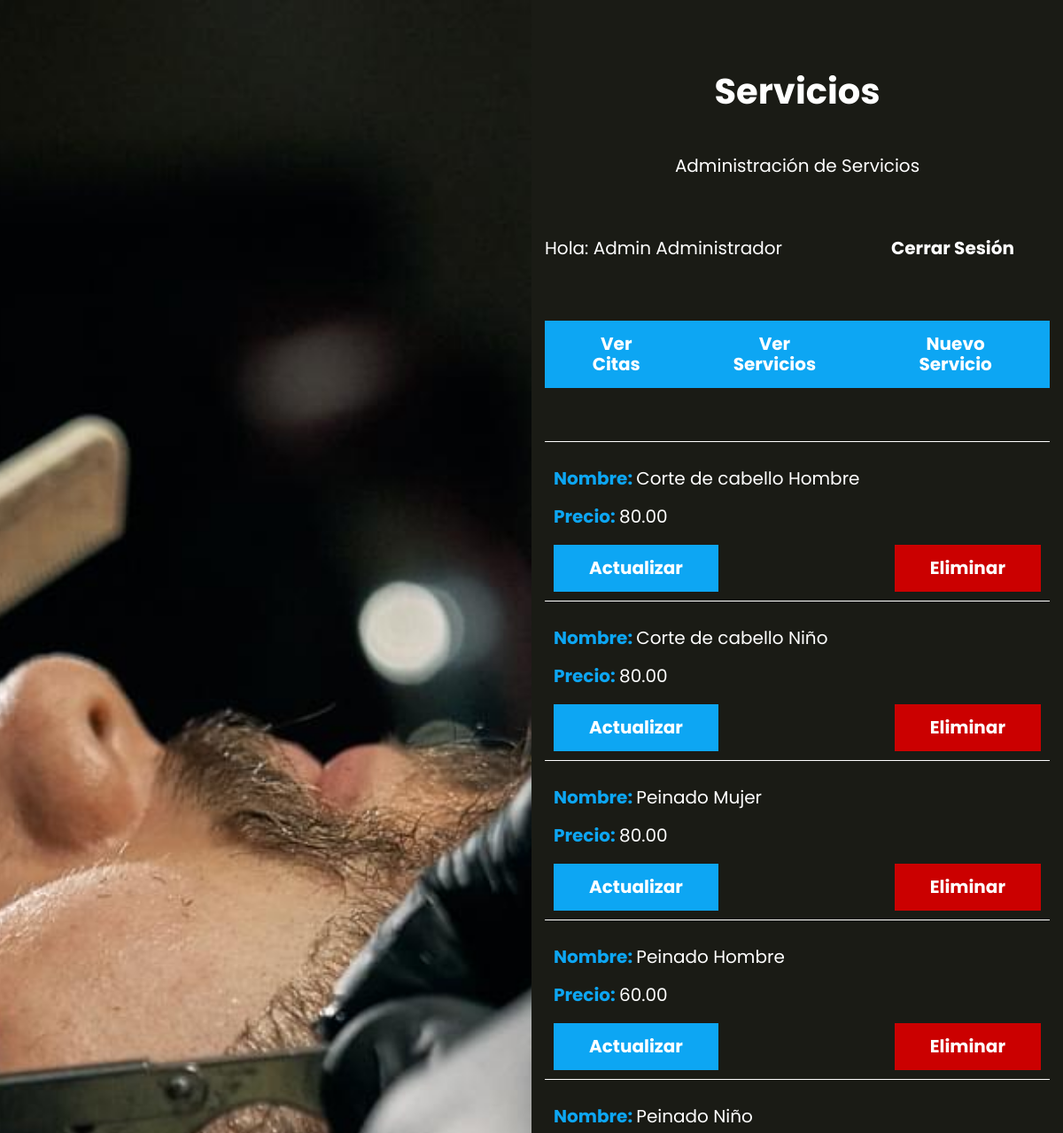
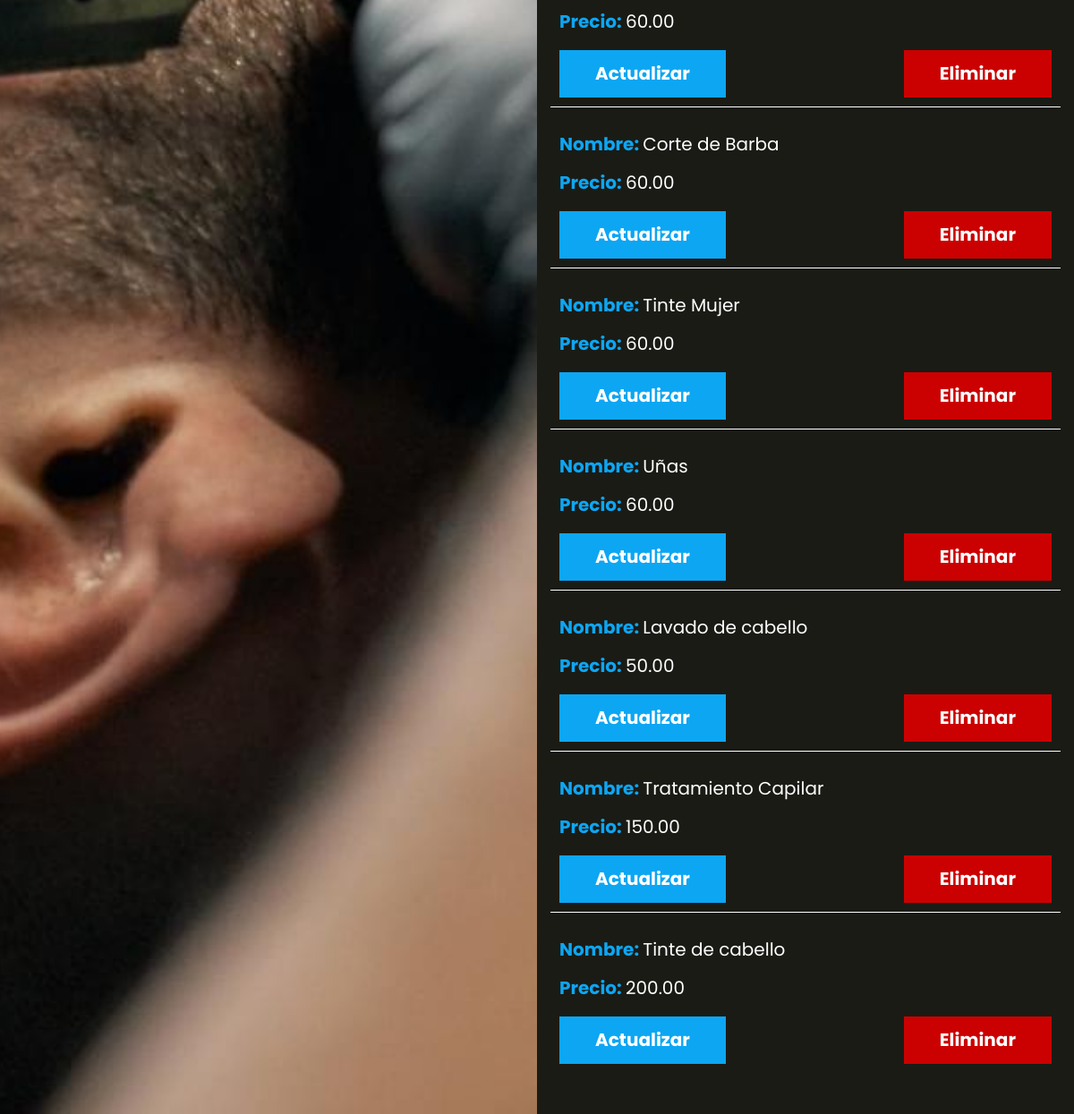
/servicios (signed in), run on the app's committed database (2 pictures, top to bottom).
### tables this page shows
CREATE TABLE `tab_genera_servic` (
  `id` int(11) NOT NULL,
  `nom_servic` varchar(60) NOT NULL,
  `val_servic` decimal(5,2) NOT NULL,
  `usu_creaci` varchar(60) NOT NULL,
  `fec_creaci` date NOT NULL DEFAULT current_timestamp()
);

### controllers/ServicioController.php (called while the page is built, shortened)
<?php
class ServicioController {
    public static function index(Router $router) {
        $servicios = Servicios::all();
        $router->render('servicios/index', [
            'nombre' => $_SESSION['nom_usuari'],
            'servicios' => $servicios
        ]);
    }
}

### public/index.php (called while the page is built, shortened)
<?php
$router = new Router();
$router->get('/',[LoginController::class, 'login']);
$router->post('/',[LoginController::class, 'login']);
$router->get('/logout',[LoginController::class, 'logout']);
$router->get('/olvide',[LoginController::class, 'olvide']);
$router->post('/olvide',[LoginController::class, 'olvide']);
$router->get('/recuperar',[LoginController::class, 'recuperar']);
$router->post('/recuperar',[LoginController::class, 'recuperar']);
$router->get('/crear-cuenta',[LoginController::class, 'crear']);
$router->post('/crear-cuenta',[LoginController::class, 'crear']);
$router->get('/confirmar-cuenta',[LoginController::class, 'confirmar']);
$router->get('/mensaje',[LoginController::class, 'mensaje']);
$router->get('/citas',[CitaController::class, 'index']);
$router->get('/admin',[AdminController::class, 'index']);
$router->get('/api/servicios', [ApiController::class, 'index']);
$router->post('/api/citas', [ApiController::class, 'guardar']);
$router->post('/api/eliminar', [ApiController::class, 'eliminar']);
$router->get('/servicios', [ServicioController::class, 'index']);
$router->get('/servicios/crear', [ServicioController::class, 'crear']);
$router->post('/servicios/crear', [ServicioController::class, 'crear']);
$router->get('/servicios/actualizar', [ServicioController::class, 'actualizar']);
$router->post('/servicios/actualizar', [ServicioController::class, 'actualizar']);
$router->post('/servicios/eliminar', [ServicioController::class, 'eliminar']);
$router->comprobarRutas();
?>

### models/ActiveRecord.php (called while the page is built, shortened)
<?php
class ActiveRecord {
    protected static $db;
    protected static $tabla = '';
    public static function setDB($database) {
        self::$db = $database;
    }
    public static function consultarSQL($query) {
        $resultado = self::$db->query($query);
        $array = [];
        while($registro = $resultado->fetch_assoc()) {
            $array[] = static::crearObjeto($registro);
        }
        return $array;
    }
    protected static function crearObjeto($registro) {
        $objeto = new static;
        foreach($registro as $key => $value ) {
            if(property_exists( $objeto, $key  )) {
                $objeto->$key = $value;
            }
        }
        return $objeto;
    }
    public static function all() {
        $query = "SELECT * FROM " . static::$tabla;
        $resultado = self::consultarSQL($query);
        return $resultado;
    }
}

### views/servicios/index.php (the view, shortened to what this page needs)
<h1 class="nombre-pagina">Servicios</h1>
<p class="descripcion-pagina">Administración de Servicios</p>
<?php include_once __DIR__.'/../templates/barra.php' ?>
<ul class="servicios">
    <?php foreach ($servicios as $servicio): ?>
        <li>
            <p>Nombre: <span><?= $servicio->nom_servic ?></span></p>
            <p>Precio: <span><?= $servicio->val_servic ?></span></p>
            <div class="acciones">
                <a class="button" href="<?=$_ENV['APP_URL']?>/servicios/actualizar?id=<?=$servicio->id?>">Actualizar</a>
                <form action="<?=$_ENV['APP_URL']?>/servicios/eliminar" method="POST">
                    <input type="submit" value="Eliminar" class="button-eliminar">
                </form>
            </div>
        </li>
    <?php endforeach; ?>
</ul>

### views/templates/barra.php
<div class="barra">
    <p>Hola: <?= ucwords($nombre) ?? ''; ?> </p>
    <a href="./logout" class="button">Cerrar Sesión</a>
</div>
<?php if(isset($_SESSION['admin'])): ?>
    <div class="barra-servicios">
        <a class="button" href="<?= $_ENV['APP_URL'] ?>/admin">Ver Citas</a>
        <a class="button" href="<?= $_ENV['APP_URL'] ?>/servicios">Ver Servicios</a>
        <a class="button" href="<?= $_ENV['APP_URL'] ?>/servicios/crear">Nuevo Servicio</a>
    </div>
<?php endif; ?>

### Router.php (shortened to what this page needs)
<?php
class Router
{
    public array $getRoutes = [];
    public array $postRoutes = [];
    public function get($url, $fn)
    {
        $this->getRoutes[$url] = $fn;
    }
    public function post($url, $fn)
    {
        $this->postRoutes[$url] = $fn;
    }
    public function comprobarRutas()
    {
        $currentUrl = $_SERVER['PATH_INFO'] ?? '/';
        $method = $_SERVER['REQUEST_METHOD'];
        if ($method === 'GET') {
            $fn = $this->getRoutes[$currentUrl] ?? null;
        } else {
            $fn = $this->postRoutes[$currentUrl] ?? null;
        }
        if ( $fn ) {
            call_user_func($fn, $this);
        } else {
            echo "Página No Encontrada o Ruta no válida";
        }
    }
    public function render($view, $datos = [])
    {
        include_once __DIR__ . "/views/$view.php";
        $contenido = ob_get_clean();
        include_once __DIR__ . '/views/layout.php';
    }
}

### views/layout.php (shortened to what this page needs)
<!DOCTYPE html>
<html lang="es">
<head>
    <link rel="stylesheet" href="<?= $_ENV['APP_URL'] ?>/build/css/app.css">
</head>
<body>
    <div class="contenedor-app">
        <div class="imagen"></div>
        <div class="app">
            <?php echo $contenido; ?>
        </div>
    </div>
</body>
</html>

### public/build/css/app.css (style rules this page uses)
html { line-height:1.15;-webkit-text-size-adjust:100% }
body { margin:0 }
h1 { font-size:2em;margin:.67em 0 }
a { background-color:transparent }
button,input,optgroup,select,textarea { font-family:inherit;font-size:100%;line-height:1.15;margin:0 }
button,input { overflow:visible }
[type=button],[type=reset],[type=submit],button { -webkit-appearance:button }
html { font-size:62.5%;box-sizing:border-box;height:100% }
body { font-family:Poppins,sans-serif;font-size:1.6rem;min-height:100%;display:flex;flex-direction:column;background-color:#1a1b15;color:#fff }
@media (min-width:768px) { body { height:100% } }
*,:after,:before { box-sizing:inherit }
a { text-decoration:none }
h1,h2,h3 { font-family:Poppins,sans-serif;margin:0 0 2.5rem;font-weight:900;color:#fff;text-align:center }
h1 { font-size:4rem }
p { color:#fff;font-size:2rem }
.nombre-pagina { margin:5rem 0;font-weight:700 }
.descripcion-pagina,.nombre-pagina { text-align:center }
@media (min-width:768px) { .contenedor-app { display:grid;grid-template-columns:repeat(2,1fr);min-height:100vh } }
.contenedor-app .imagen { height:20rem;background-image:url(../img/1.jpg);background-size:cover;background-position:50% }
@media (min-width:768px) { .contenedor-app .imagen { height:auto } }
.contenedor-app .app { width:95%;margin:0 auto;padding:3rem 0 }
@media (min-width:768px) { .contenedor-app .app { overflow:auto } }
.barra { margin:5rem 0 }
@media (min-width:768px) { .barra { display:flex;justify-content:space-between;align-items:center } }
.barra .button { background-color:#1a1b15;padding:1.5rem 4rem;color:#fff;font-size:2rem;font-weight:400;display:inline-block;font-weight:700;border:none;transition-property:background-color;transition-duration:.3s;text-align:center;display:block;width:100%;margin:0 }
@media (min-width:768px) { .barra .button { width:auto } }
.barra-servicios { margin-bottom:5rem }
@media (min-width:768px) { .barra-servicios { display:flex;justify-content:space-between } }
.barra-servicios .button { margin:0 0 1rem }
.citas,.servicios { list-style:none;padding:0 }
.citas li,.servicios li { padding:1rem;border-top:1px solid #fff }
.citas li p,.servicios li p { font-weight:700;color:#0da6f3 }
.citas li .servicio,.citas li span,.servicios li .servicio,.servicios li span { font-weight:400;color:#fff }
.servicios .acciones,.servicios .button,.servicios .button-eliminar { margin:0 }
.button { background-color:#0da6f3;padding:1.5rem 4rem;color:#fff;font-size:2rem;font-weight:400;display:inline-block;font-weight:700;border:none;transition-property:background-color;transition-duration:.3s;text-align:center;display:block;width:100%;margin:5rem 0 }
@media (min-width:768px) { .button { width:auto } }
.button-eliminar { background-color:#cb0000;padding:1.5rem 4rem;color:#fff;font-size:2rem;font-weight:400;display:inline-block;font-weight:700;border:none;transition-property:background-color;transition-duration:.3s;text-align:center;display:block;width:100%;margin:0 }
@media (min-width:768px) { .button-eliminar { width:auto } }
.acciones { margin-top:5rem }
@media (min-width:768px) { .acciones { display:flex;justify-content:space-between;align-items:center } }
.acciones a { margin-bottom:2.5rem }
.acciones a,.alerta { color:#fff;display:block;text-align:center }

### data on the page
tab_genera_servic: nom_servic "Corte de cabello Hombre", val_servic "80.00"
tab_genera_servic: nom_servic "Corte de cabello Niño", val_servic "80.00"
tab_genera_servic: nom_servic "Peinado Mujer", val_servic "80.00"
tab_genera_servic: nom_servic "Peinado Hombre", val_servic "60.00"
tab_genera_servic: nom_servic "Peinado Niño", val_servic "60.00"
tab_genera_servic: nom_servic "Corte de Barba", val_servic "60.00"
tab_genera_servic: nom_servic "Tinte Mujer", val_servic "60.00"
tab_genera_servic: nom_servic "Uñas", val_servic "60.00"
tab_genera_servic: nom_servic "Lavado de cabello", val_servic "50.00"
tab_genera_servic: nom_servic "Tratamiento Capilar", val_servic "150.00"
tab_genera_servic: nom_servic "Tinte de cabello", val_servic "200.00"

### other printed values
$nombre "Admin Administrador"
